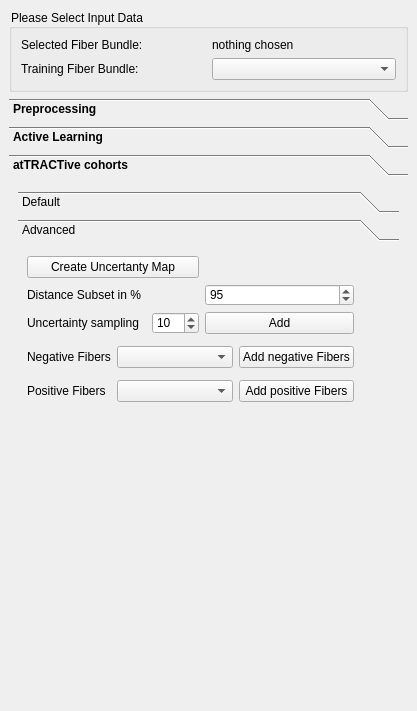
<?xml version="1.0" encoding="UTF-8"?>
<ui version="4.0">
 <class>QmitkInteractiveFiberDissectionViewControls</class>
 <widget class="QWidget" name="QmitkInteractiveFiberDissectionViewControls">
  <property name="geometry">
   <rect>
    <x>0</x>
    <y>0</y>
    <width>417</width>
    <height>711</height>
   </rect>
  </property>
  <property name="windowTitle">
   <string>Form</string>
  </property>
  <property name="styleSheet">
   <string>QCommandLinkButton:disabled {
  border: none;
}

QGroupBox {
  background-color: transparent;
}</string>
  </property>
  <layout class="QGridLayout" name="gridLayout_3">
   <property name="leftMargin">
    <number>9</number>
   </property>
   <property name="topMargin">
    <number>9</number>
   </property>
   <property name="rightMargin">
    <number>9</number>
   </property>
   <property name="bottomMargin">
    <number>9</number>
   </property>
   <item row="0" column="0" rowspan="2">
    <widget class="QGroupBox" name="m_InputData">
     <property name="title">
      <string>Please Select Input Data</string>
     </property>
     <layout class="QGridLayout" name="gridLayout_9">
      <item row="0" column="0">
       <widget class="QLabel" name="label_2">
        <property name="toolTip">
         <string>Selected fiber bundle</string>
        </property>
        <property name="text">
         <string>Selected Fiber Bundle:</string>
        </property>
       </widget>
      </item>
      <item row="2" column="1">
       <widget class="QmitkDataStorageComboBox" name="m_TestBundleBox"/>
      </item>
      <item row="0" column="1">
       <widget class="QLabel" name="m_FibLabel">
        <property name="text">
         <string>&lt;html&gt;&lt;head/&gt;&lt;body&gt;&lt;p&gt;&lt;span style=&quot; color:#000000;&quot;&gt;nothing chosen&lt;/span&gt;&lt;/p&gt;&lt;/body&gt;&lt;/html&gt;</string>
        </property>
        <property name="wordWrap">
         <bool>true</bool>
        </property>
       </widget>
      </item>
      <item row="2" column="0">
       <widget class="QLabel" name="label_13">
        <property name="text">
         <string>Training Fiber Bundle:</string>
        </property>
       </widget>
      </item>
     </layout>
    </widget>
   </item>
   <item row="2" column="0">
    <widget class="QToolBox" name="toolBoxx">
     <property name="enabled">
      <bool>true</bool>
     </property>
     <property name="font">
      <font>
       <bold>true</bold>
      </font>
     </property>
     <property name="toolTip">
      <string>Label Fibers</string>
     </property>
     <property name="frameShape">
      <enum>QFrame::NoFrame</enum>
     </property>
     <property name="currentIndex">
      <number>2</number>
     </property>
     <property name="tabSpacing">
      <number>6</number>
     </property>
     <widget class="QWidget" name="page">
      <property name="geometry">
       <rect>
        <x>0</x>
        <y>0</y>
        <width>399</width>
        <height>501</height>
       </rect>
      </property>
      <attribute name="label">
       <string>Preprocessing</string>
      </attribute>
      <layout class="QGridLayout" name="gridLayout_5">
       <item row="0" column="0">
        <widget class="QWidget" name="widget" native="true">
         <layout class="QGridLayout" name="gridLayout_4">
          <item row="0" column="1">
           <widget class="QmitkDataStorageComboBox" name="m_ImageBox"/>
          </item>
          <item row="3" column="0" colspan="2">
           <widget class="QPushButton" name="m_ResampleButton">
            <property name="text">
             <string>Resample Bundle</string>
            </property>
           </widget>
          </item>
          <item row="5" column="0">
           <spacer name="verticalSpacer_5">
            <property name="orientation">
             <enum>Qt::Vertical</enum>
            </property>
            <property name="sizeHint" stdset="0">
             <size>
              <width>20</width>
              <height>431</height>
             </size>
            </property>
           </spacer>
          </item>
          <item row="0" column="0">
           <widget class="QLabel" name="label_7">
            <property name="text">
             <string>Background Image</string>
            </property>
           </widget>
          </item>
          <item row="4" column="1">
           <widget class="QSpinBox" name="m_NumPrototypes">
            <property name="minimum">
             <number>10</number>
            </property>
            <property name="maximum">
             <number>200</number>
            </property>
            <property name="value">
             <number>75</number>
            </property>
           </widget>
          </item>
          <item row="1" column="1">
           <widget class="QPushButton" name="m_CreateSegmentation">
            <property name="text">
             <string>Create ROIs</string>
            </property>
           </widget>
          </item>
          <item row="4" column="0">
           <widget class="QLabel" name="inputImageOneLabel_3">
            <property name="text">
             <string>Number of Prototypes</string>
            </property>
           </widget>
          </item>
          <item row="1" column="0">
           <widget class="QLabel" name="label_8">
            <property name="text">
             <string>Start/End ROI Segmentation</string>
            </property>
           </widget>
          </item>
          <item row="2" column="1">
           <widget class="QPushButton" name="m_RoiReduction">
            <property name="text">
             <string>Create ROIs</string>
            </property>
           </widget>
          </item>
          <item row="2" column="0">
           <widget class="QLabel" name="label_17">
            <property name="text">
             <string>Start/End ROI Reduction</string>
            </property>
           </widget>
          </item>
         </layout>
        </widget>
       </item>
      </layout>
     </widget>
     <widget class="QWidget" name="page_4">
      <property name="geometry">
       <rect>
        <x>0</x>
        <y>0</y>
        <width>399</width>
        <height>501</height>
       </rect>
      </property>
      <attribute name="label">
       <string>Active Learning</string>
      </attribute>
      <layout class="QGridLayout" name="gridLayout_7">
       <item row="1" column="1">
        <widget class="QToolBox" name="toolBox_2">
         <property name="currentIndex">
          <number>0</number>
         </property>
         <widget class="QWidget" name="page_16">
          <property name="geometry">
           <rect>
            <x>0</x>
            <y>0</y>
            <width>381</width>
            <height>391</height>
           </rect>
          </property>
          <attribute name="label">
           <string>Default</string>
          </attribute>
          <layout class="QGridLayout" name="gridLayout">
           <item row="7" column="0">
            <widget class="QLabel" name="label_5">
             <property name="text">
              <string>Annotate</string>
             </property>
            </widget>
           </item>
           <item row="11" column="0">
            <spacer name="verticalSpacer_4">
             <property name="orientation">
              <enum>Qt::Vertical</enum>
             </property>
             <property name="sizeHint" stdset="0">
              <size>
               <width>20</width>
               <height>40</height>
              </size>
             </property>
            </spacer>
           </item>
           <item row="5" column="0" colspan="2">
            <widget class="QLabel" name="label_3">
             <property name="text">
              <string>atTRACTive training</string>
             </property>
            </widget>
           </item>
           <item row="10" column="0" colspan="4">
            <widget class="QLabel" name="label_36">
             <property name="text">
              <string>Correct outliers from Prediction</string>
             </property>
            </widget>
           </item>
           <item row="1" column="4" rowspan="3">
            <widget class="QPushButton" name="m_BrushButton">
             <property name="maximumSize">
              <size>
               <width>30</width>
               <height>30</height>
              </size>
             </property>
             <property name="text">
              <string/>
             </property>
             <property name="icon">
              <iconset>
               <normaloff>:/org.mitk.gui.qt.diffusionimaging.fiberprocessing/resources/brush.png</normaloff>:/org.mitk.gui.qt.diffusionimaging.fiberprocessing/resources/brush.png</iconset>
             </property>
             <property name="iconSize">
              <size>
               <width>32</width>
               <height>32</height>
              </size>
             </property>
             <property name="flat">
              <bool>true</bool>
             </property>
            </widget>
           </item>
           <item row="2" column="0" colspan="2">
            <widget class="QPushButton" name="m_SubsetCreation">
             <property name="text">
              <string>Create Start/End ROI</string>
             </property>
            </widget>
           </item>
           <item row="14" column="0">
            <spacer name="verticalSpacer_3">
             <property name="orientation">
              <enum>Qt::Vertical</enum>
             </property>
             <property name="sizeHint" stdset="0">
              <size>
               <width>20</width>
               <height>40</height>
              </size>
             </property>
            </spacer>
           </item>
           <item row="2" column="2">
            <widget class="QSpinBox" name="m_NumRandomFibers">
             <property name="enabled">
              <bool>false</bool>
             </property>
             <property name="value">
              <number>20</number>
             </property>
            </widget>
           </item>
           <item row="6" column="0" colspan="2">
            <widget class="QPushButton" name="m_TrainClassifier">
             <property name="text">
              <string>Train Classifier</string>
             </property>
            </widget>
           </item>
           <item row="4" column="0">
            <spacer name="verticalSpacer_2">
             <property name="orientation">
              <enum>Qt::Vertical</enum>
             </property>
             <property name="sizeHint" stdset="0">
              <size>
               <width>20</width>
               <height>40</height>
              </size>
             </property>
            </spacer>
           </item>
           <item row="15" column="0" colspan="4">
            <widget class="QRadioButton" name="m_helpmessages">
             <property name="text">
              <string>Get Workflow Help messages</string>
             </property>
             <property name="checked">
              <bool>true</bool>
             </property>
            </widget>
           </item>
           <item row="9" column="0" colspan="2">
            <widget class="QLabel" name="label_4">
             <property name="text">
              <string>Finalize Bundle</string>
             </property>
            </widget>
           </item>
           <item row="7" column="1">
            <widget class="QSpinBox" name="m_Numtolabel">
             <property name="minimum">
              <number>1</number>
             </property>
             <property name="maximum">
              <number>2000</number>
             </property>
             <property name="singleStep">
              <number>0</number>
             </property>
             <property name="value">
              <number>10</number>
             </property>
            </widget>
           </item>
           <item row="8" column="0">
            <spacer name="verticalSpacer">
             <property name="orientation">
              <enum>Qt::Vertical</enum>
             </property>
             <property name="sizeHint" stdset="0">
              <size>
               <width>20</width>
               <height>40</height>
              </size>
             </property>
            </spacer>
           </item>
           <item row="17" column="0">
            <spacer name="verticalSpacer_7">
             <property name="orientation">
              <enum>Qt::Vertical</enum>
             </property>
             <property name="sizeHint" stdset="0">
              <size>
               <width>20</width>
               <height>40</height>
              </size>
             </property>
            </spacer>
           </item>
           <item row="0" column="0">
            <widget class="QLabel" name="label">
             <property name="text">
              <string>Initialize</string>
             </property>
            </widget>
           </item>
           <item row="10" column="4">
            <widget class="QPushButton" name="m_predlabelingBrush">
             <property name="maximumSize">
              <size>
               <width>30</width>
               <height>30</height>
              </size>
             </property>
             <property name="text">
              <string/>
             </property>
             <property name="icon">
              <iconset>
               <normaloff>:/org.mitk.gui.qt.diffusionimaging.fiberprocessing/resources/brush.png</normaloff>:/org.mitk.gui.qt.diffusionimaging.fiberprocessing/resources/brush.png</iconset>
             </property>
             <property name="iconSize">
              <size>
               <width>32</width>
               <height>32</height>
              </size>
             </property>
             <property name="flat">
              <bool>true</bool>
             </property>
            </widget>
           </item>
           <item row="2" column="3">
            <widget class="QPushButton" name="m_AddRandomFibers">
             <property name="enabled">
              <bool>false</bool>
             </property>
             <property name="text">
              <string>Add</string>
             </property>
            </widget>
           </item>
           <item row="7" column="2" colspan="2">
            <widget class="QPushButton" name="m_AddDistanceFibers">
             <property name="text">
              <string>Add </string>
             </property>
            </widget>
           </item>
           <item row="7" column="4">
            <widget class="QPushButton" name="m_distlabelingBrush">
             <property name="maximumSize">
              <size>
               <width>30</width>
               <height>30</height>
              </size>
             </property>
             <property name="text">
              <string/>
             </property>
             <property name="icon">
              <iconset>
               <normaloff>:/org.mitk.gui.qt.diffusionimaging.fiberprocessing/resources/brush.png</normaloff>:/org.mitk.gui.qt.diffusionimaging.fiberprocessing/resources/brush.png</iconset>
             </property>
             <property name="iconSize">
              <size>
               <width>32</width>
               <height>32</height>
              </size>
             </property>
             <property name="flat">
              <bool>true</bool>
             </property>
            </widget>
           </item>
           <item row="13" column="0" colspan="4">
            <widget class="QPushButton" name="m_add_annotations">
             <property name="text">
              <string>Add data to atTRACTive cohorts</string>
             </property>
            </widget>
           </item>
           <item row="12" column="0" colspan="4">
            <widget class="QPushButton" name="m_resetClassifier">
             <property name="text">
              <string>Reset Classifier</string>
             </property>
            </widget>
           </item>
          </layout>
         </widget>
         <widget class="QWidget" name="page_18">
          <property name="geometry">
           <rect>
            <x>0</x>
            <y>0</y>
            <width>344</width>
            <height>141</height>
           </rect>
          </property>
          <attribute name="label">
           <string>Advanced</string>
          </attribute>
          <layout class="QGridLayout" name="gridLayout_2">
           <item row="1" column="0" colspan="2">
            <widget class="QLabel" name="label_9">
             <property name="text">
              <string>Distance Subset in %</string>
             </property>
            </widget>
           </item>
           <item row="7" column="4">
            <widget class="QPushButton" name="m_unclabelingBrush">
             <property name="maximumSize">
              <size>
               <width>30</width>
               <height>30</height>
              </size>
             </property>
             <property name="text">
              <string/>
             </property>
             <property name="icon">
              <iconset>
               <normaloff>:/org.mitk.gui.qt.diffusionimaging.fiberprocessing/resources/eraze.png</normaloff>:/org.mitk.gui.qt.diffusionimaging.fiberprocessing/resources/eraze.png</iconset>
             </property>
             <property name="iconSize">
              <size>
               <width>32</width>
               <height>32</height>
              </size>
             </property>
             <property name="flat">
              <bool>true</bool>
             </property>
            </widget>
           </item>
           <item row="1" column="2" colspan="2">
            <widget class="QSpinBox" name="m_subsetfft">
             <property name="maximum">
              <number>100</number>
             </property>
             <property name="value">
              <number>95</number>
             </property>
            </widget>
           </item>
           <item row="0" column="0" colspan="4">
            <widget class="QPushButton" name="m_CreateUncertantyMap">
             <property name="text">
              <string>Create Uncertanty Map</string>
             </property>
            </widget>
           </item>
           <item row="3" column="0">
            <widget class="QLabel" name="label_6">
             <property name="text">
              <string>Uncertainty sampling</string>
             </property>
            </widget>
           </item>
           <item row="3" column="1">
            <widget class="QSpinBox" name="m_NumRandomFibers2">
             <property name="enabled">
              <bool>true</bool>
             </property>
             <property name="minimum">
              <number>1</number>
             </property>
             <property name="maximum">
              <number>500</number>
             </property>
             <property name="value">
              <number>10</number>
             </property>
            </widget>
           </item>
           <item row="3" column="2" colspan="2">
            <widget class="QPushButton" name="m_AddUncertainFibers">
             <property name="text">
              <string>Add</string>
             </property>
            </widget>
           </item>
          </layout>
         </widget>
        </widget>
       </item>
       <item row="2" column="1">
        <spacer name="verticalSpacer_9">
         <property name="orientation">
          <enum>Qt::Vertical</enum>
         </property>
         <property name="sizeHint" stdset="0">
          <size>
           <width>20</width>
           <height>40</height>
          </size>
         </property>
        </spacer>
       </item>
      </layout>
     </widget>
     <widget class="QWidget" name="page_2">
      <property name="geometry">
       <rect>
        <x>0</x>
        <y>0</y>
        <width>399</width>
        <height>501</height>
       </rect>
      </property>
      <attribute name="label">
       <string>atTRACTive cohorts</string>
      </attribute>
      <layout class="QGridLayout" name="gridLayout_8">
       <item row="0" column="0">
        <widget class="QToolBox" name="toolBox_3">
         <property name="currentIndex">
          <number>1</number>
         </property>
         <widget class="QWidget" name="page_17">
          <property name="geometry">
           <rect>
            <x>0</x>
            <y>0</y>
            <width>381</width>
            <height>391</height>
           </rect>
          </property>
          <attribute name="label">
           <string>Default</string>
          </attribute>
          <layout class="QGridLayout" name="gridLayout_6">
           <item row="0" column="0">
            <widget class="QLabel" name="label_14">
             <property name="text">
              <string>Initialize</string>
             </property>
            </widget>
           </item>
           <item row="1" column="0" colspan="2">
            <widget class="QPushButton" name="m_initGeneralization">
             <property name="enabled">
              <bool>false</bool>
             </property>
             <property name="text">
              <string>Create Initialization</string>
             </property>
            </widget>
           </item>
           <item row="2" column="0">
            <spacer name="verticalSpacer_6">
             <property name="orientation">
              <enum>Qt::Vertical</enum>
             </property>
             <property name="sizeHint" stdset="0">
              <size>
               <width>20</width>
               <height>40</height>
              </size>
             </property>
            </spacer>
           </item>
           <item row="3" column="0" colspan="2">
            <widget class="QLabel" name="label_12">
             <property name="text">
              <string>atTRACTive training</string>
             </property>
            </widget>
           </item>
           <item row="4" column="0" colspan="2">
            <widget class="QPushButton" name="m_TrainClassifierGen">
             <property name="enabled">
              <bool>false</bool>
             </property>
             <property name="text">
              <string>Train Classifier</string>
             </property>
            </widget>
           </item>
           <item row="5" column="0">
            <widget class="QLabel" name="label_11">
             <property name="text">
              <string>Annotate</string>
             </property>
            </widget>
           </item>
           <item row="5" column="1">
            <widget class="QSpinBox" name="m_NumtolabelGen">
             <property name="enabled">
              <bool>false</bool>
             </property>
             <property name="minimum">
              <number>1</number>
             </property>
             <property name="maximum">
              <number>2000</number>
             </property>
             <property name="singleStep">
              <number>0</number>
             </property>
             <property name="value">
              <number>10</number>
             </property>
            </widget>
           </item>
           <item row="5" column="2">
            <widget class="QPushButton" name="m_AddDistanceFibersGen">
             <property name="enabled">
              <bool>false</bool>
             </property>
             <property name="text">
              <string>Add </string>
             </property>
            </widget>
           </item>
           <item row="5" column="3">
            <widget class="QPushButton" name="m_distlabelingBrushGen">
             <property name="enabled">
              <bool>false</bool>
             </property>
             <property name="maximumSize">
              <size>
               <width>30</width>
               <height>30</height>
              </size>
             </property>
             <property name="text">
              <string/>
             </property>
             <property name="icon">
              <iconset>
               <normaloff>:/org.mitk.gui.qt.diffusionimaging.fiberprocessing/resources/brush.png</normaloff>:/org.mitk.gui.qt.diffusionimaging.fiberprocessing/resources/brush.png</iconset>
             </property>
             <property name="iconSize">
              <size>
               <width>32</width>
               <height>32</height>
              </size>
             </property>
             <property name="checkable">
              <bool>false</bool>
             </property>
             <property name="flat">
              <bool>true</bool>
             </property>
            </widget>
           </item>
           <item row="6" column="0">
            <spacer name="verticalSpacer_8">
             <property name="orientation">
              <enum>Qt::Vertical</enum>
             </property>
             <property name="sizeHint" stdset="0">
              <size>
               <width>20</width>
               <height>40</height>
              </size>
             </property>
            </spacer>
           </item>
           <item row="7" column="0" colspan="2">
            <widget class="QLabel" name="label_10">
             <property name="text">
              <string>Finalize Bundle</string>
             </property>
            </widget>
           </item>
           <item row="8" column="0" colspan="3">
            <widget class="QLabel" name="label_37">
             <property name="text">
              <string>Correct outliers from Prediction</string>
             </property>
            </widget>
           </item>
           <item row="8" column="3">
            <widget class="QPushButton" name="m_predlabelingBrushGen">
             <property name="maximumSize">
              <size>
               <width>30</width>
               <height>30</height>
              </size>
             </property>
             <property name="text">
              <string/>
             </property>
             <property name="icon">
              <iconset>
               <normaloff>:/org.mitk.gui.qt.diffusionimaging.fiberprocessing/resources/brush.png</normaloff>:/org.mitk.gui.qt.diffusionimaging.fiberprocessing/resources/brush.png</iconset>
             </property>
             <property name="iconSize">
              <size>
               <width>32</width>
               <height>32</height>
              </size>
             </property>
             <property name="checkable">
              <bool>false</bool>
             </property>
             <property name="flat">
              <bool>true</bool>
             </property>
            </widget>
           </item>
           <item row="9" column="0" colspan="4">
            <widget class="QPushButton" name="m_add_annotations_2">
             <property name="text">
              <string>Add annotation to generalization data</string>
             </property>
            </widget>
           </item>
           <item row="10" column="0">
            <spacer name="verticalSpacer_11">
             <property name="orientation">
              <enum>Qt::Vertical</enum>
             </property>
             <property name="sizeHint" stdset="0">
              <size>
               <width>20</width>
               <height>40</height>
              </size>
             </property>
            </spacer>
           </item>
           <item row="11" column="0" colspan="3">
            <widget class="QRadioButton" name="m_helpmessages_2">
             <property name="text">
              <string>Get Workflow Help messages</string>
             </property>
             <property name="checked">
              <bool>true</bool>
             </property>
            </widget>
           </item>
           <item row="12" column="0">
            <spacer name="verticalSpacer_12">
             <property name="orientation">
              <enum>Qt::Vertical</enum>
             </property>
             <property name="sizeHint" stdset="0">
              <size>
               <width>20</width>
               <height>40</height>
              </size>
             </property>
            </spacer>
           </item>
          </layout>
         </widget>
         <widget class="QWidget" name="page_19">
          <property name="geometry">
           <rect>
            <x>0</x>
            <y>0</y>
            <width>413</width>
            <height>407</height>
           </rect>
          </property>
          <attribute name="label">
           <string>Advanced</string>
          </attribute>
          <layout class="QGridLayout" name="gridLayout_10">
           <item row="2" column="2">
            <widget class="QSpinBox" name="m_NumRandomFibers2Ben">
             <property name="enabled">
              <bool>true</bool>
             </property>
             <property name="minimum">
              <number>1</number>
             </property>
             <property name="maximum">
              <number>500</number>
             </property>
             <property name="value">
              <number>10</number>
             </property>
            </widget>
           </item>
           <item row="1" column="0" colspan="2">
            <widget class="QLabel" name="label_15">
             <property name="text">
              <string>Distance Subset in %</string>
             </property>
            </widget>
           </item>
           <item row="2" column="3" colspan="2">
            <widget class="QPushButton" name="m_AddUncertainFibersGen">
             <property name="text">
              <string>Add</string>
             </property>
            </widget>
           </item>
           <item row="3" column="0" rowspan="3">
            <widget class="QLabel" name="label_18">
             <property name="text">
              <string>Negative Fibers</string>
             </property>
            </widget>
           </item>
           <item row="3" column="1" rowspan="3" colspan="3">
            <widget class="QmitkDataStorageComboBox" name="m_negGenBundleBox"/>
           </item>
           <item row="0" column="0" colspan="3">
            <widget class="QPushButton" name="m_CreateUncertantyManGen">
             <property name="text">
              <string>Create Uncertanty Map</string>
             </property>
            </widget>
           </item>
           <item row="1" column="3" colspan="2">
            <widget class="QSpinBox" name="m_subsetfftGen">
             <property name="maximum">
              <number>100</number>
             </property>
             <property name="value">
              <number>95</number>
             </property>
            </widget>
           </item>
           <item row="5" column="5" rowspan="4">
            <widget class="QPushButton" name="m_unclabelingBrushGen">
             <property name="maximumSize">
              <size>
               <width>30</width>
               <height>30</height>
              </size>
             </property>
             <property name="text">
              <string/>
             </property>
             <property name="icon">
              <iconset>
               <normaloff>:/org.mitk.gui.qt.diffusionimaging.fiberprocessing/resources/eraze.png</normaloff>:/org.mitk.gui.qt.diffusionimaging.fiberprocessing/resources/eraze.png</iconset>
             </property>
             <property name="iconSize">
              <size>
               <width>32</width>
               <height>32</height>
              </size>
             </property>
             <property name="flat">
              <bool>true</bool>
             </property>
            </widget>
           </item>
           <item row="2" column="0" colspan="2">
            <widget class="QLabel" name="label_16">
             <property name="text">
              <string>Uncertainty sampling</string>
             </property>
            </widget>
           </item>
           <item row="4" column="4">
            <widget class="QPushButton" name="m_add_negativeFibers">
             <property name="text">
              <string>Add negative Fibers</string>
             </property>
            </widget>
           </item>
           <item row="6" column="0">
            <widget class="QLabel" name="label_19">
             <property name="text">
              <string>Positive Fibers</string>
             </property>
            </widget>
           </item>
           <item row="8" column="1">
            <spacer name="verticalSpacer_10">
             <property name="orientation">
              <enum>Qt::Vertical</enum>
             </property>
             <property name="sizeHint" stdset="0">
              <size>
               <width>20</width>
               <height>40</height>
              </size>
             </property>
            </spacer>
           </item>
           <item row="6" column="1" colspan="3">
            <widget class="QmitkDataStorageComboBox" name="m_posGenBundleBox"/>
           </item>
           <item row="6" column="4">
            <widget class="QPushButton" name="m_add_positiveFibers">
             <property name="text">
              <string>Add positive Fibers</string>
             </property>
            </widget>
           </item>
          </layout>
         </widget>
        </widget>
       </item>
      </layout>
     </widget>
    </widget>
   </item>
  </layout>
 </widget>
 <customwidgets>
  <customwidget>
   <class>QmitkDataStorageComboBox</class>
   <extends>QComboBox</extends>
   <header location="global">QmitkDataStorageComboBox.h</header>
  </customwidget>
 </customwidgets>
 <resources/>
 <connections/>
</ui>
